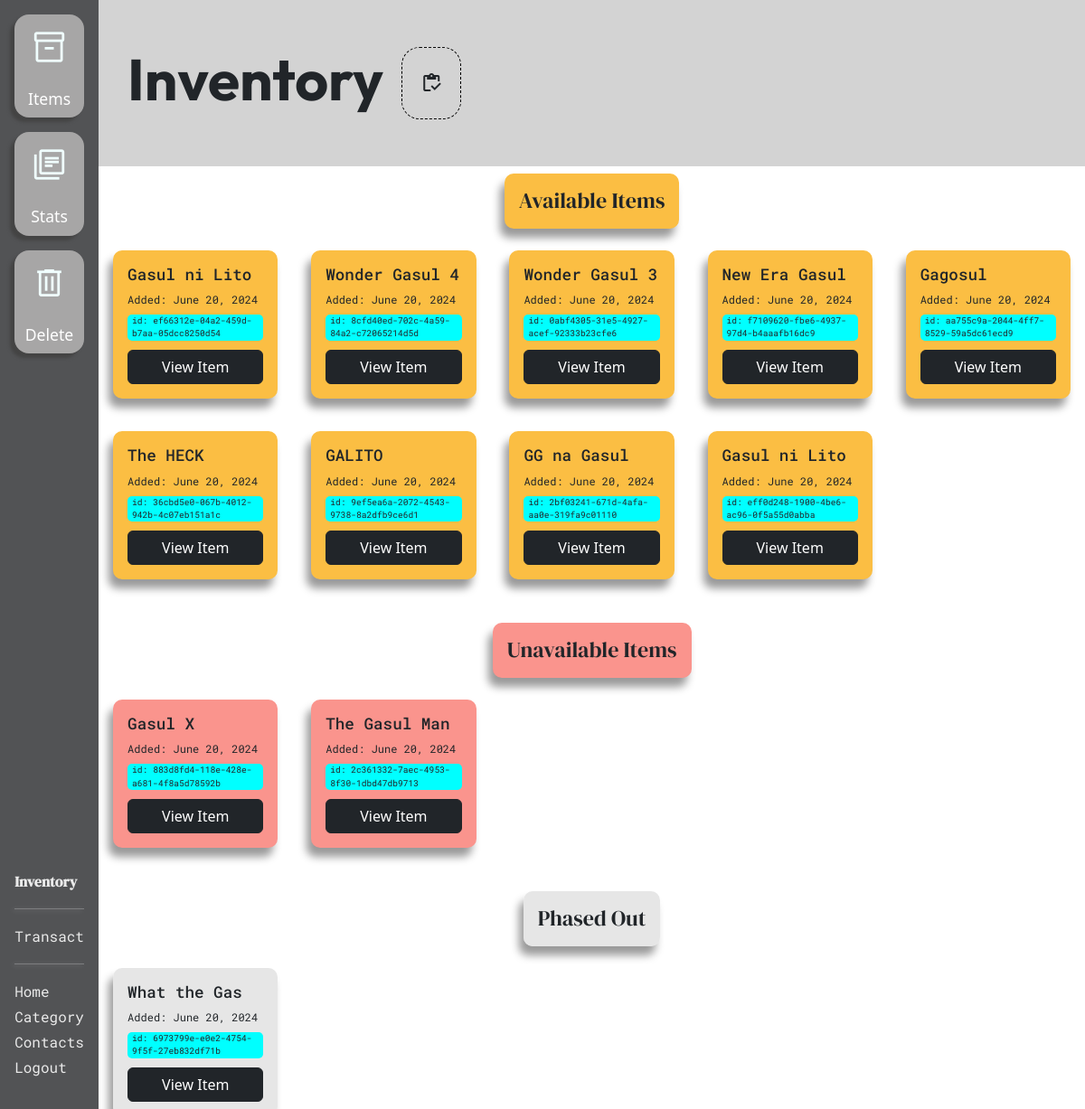
The page /inventory/dashboard on the database its author committed.
### home/models.py (models this page shows, shortened)
class Stock(models.Model):
    id = models.UUIDField(primary_key=True, default=uuid.uuid4, editable=False)
    stock_name = models.CharField(max_length=255, default=random_string(["Gasul X","Wonder Gasul","Awesome Gasul","Gasul na Cool","Oh my Gas","Gas Gas Gas!"]))
    product = models.ForeignKey(Product, related_name="stocks", on_delete=models.SET_NULL, null=True)
    location = models.CharField(max_length=255)
    supplier = models.ForeignKey(Supplier, on_delete=models.SET_NULL, null=True)
    date_received = models.DateField(default=timezone.now, editable=True,help_text="YYYY-MM-DD")
    date_last_ordered = models.DateField(null=True, blank=True, help_text="YYYY-MM-DD")
    status = models.CharField(max_length=50, choices=[('available', 'Available'), ('not_available','Not Available'), ('phased_out', 'Phased Out')])
    expiry_date = models.DateField(null=True, blank=True, help_text="YYYY-MM-DD (Expiry defaults with product category expiry)")
    is_sold = models.BooleanField(default=False)
    sold_date = models.DateField(null=True, blank=True, default=None)

### inventory/views.py (the view)
# urls.py: path('inventory/dashboard', ivw.inventory_dashboard, name='inventory-dashboard'),
def inventory_dashboard(request):
    var = {}
    var['inventory'] = Stock.objects.all()
    var['inventory_count'] = Stock.objects.count()
    itemCount_categorized = {}
    formID = request.GET.get('success', 'default')
    for cats in Category.objects.all():
        itemCount_categorized[cats.category] = 0
    for x in var['inventory']:
        str_x = str(x.product.category)
        itemCount_categorized[str_x] += 1
    var['item_count'] = dict(sorted(itemCount_categorized.items(), key=lambda item: item[1], reverse=True))
    return render(request, 'blocks/dashboard_components.html',var)

### home/models.py (called while the page is built)
    def __str__(self):
        return self.category

    def __str__(self):
        return self.product_name

    def __str__(self):
        return self.name

### inventory/templates/blocks/dashboard_components.html (shortened to what this page needs)
{% extends "inventory/inventory_dashboard_home.html"%}
{% block db_body %}
    <div class="dashboard_body">
        <div class="dashboard_sidebar">
            <ul>
                <li data-tab-target="tabs-stats">
                    <div id="sb-stats" class="icon_container">
                    <p><span class="material-symbols-outlined">inventory_2</span></p>
                    <label>Items</label>
                    </div>
                 </li>
                <li data-tab-target="tabs-item">
                    <div id="sb-items" class="icon_container">
                        <p><span class="material-symbols-outlined">
                            </span></p>
                        <label>Stats</label>
                    </div>
                </li>
                <li data-tab-target="tabs-item">
                    <a href="{% url 'remove-stock-items' %}" style="text-decoration: none; color: black;">
                        <div class="icon_container">
                            <p><span class="material-symbols-outlined">delete</span></p>
                            <label>Delete</label>
                        </div>
                    </a>
                </li>
            </ul>
            <div class="lower_tab_items">
                <p>Inventory</p>
                <hr style="color: white; box-shadow: -2px 1px 5px white;">
                <a href="{% url 'transactions-dashboard' %}">Transact</a>
                <hr style="color: white; box-shadow: -2px 1px 5px white;">
                <a href="{% url 'mngr-home' %}">Home</a>
                <a href="{% url 'mngr-products' %}">Category</a>
                <a href="#">Contacts</a>
                <a href="#">Logout</a>
            </div>
        </div>
        <div class="dashboard_ui">
            <div class="tx_header">
                <h1>Inventory</h1>
                <div>
                    <span class="material-symbols-outlined">
                    </span>
                </div>
            </div>
            <div id="tabs-stats" data-tab-content class="active">
                <div class="tabs_view_wrapper">
                    {% include "chunks/enumerate_inventory.html" %}
                </div>
            </div>
        </div>
    </div>
{% endblock %}

### inventory/templates/chunks/enumerate_inventory.html (shortened to what this page needs)
{% if inventory_count == 0 %}
    <div class="empty_body">
        <h1>There's nothing here!</h1>
        <lottie-player src="https://lottie.host/03724ec4-5a16-49a8-9ed0-49f806bf4f1f/dhPoiWl7UD.json" background="transparent" speed="1" style="width: 600px; height: 600px" direction="1" mode="normal" loop autoplay></lottie-player>
        <p>No inventory information was found. Try to add new items in the inventory.<br>
        Click the button below to add new inventory entries.</p>
        <a href="{% url 'mngr-forms' %}?formID=stocks">
            <div class="button_plus">
                <span class="material-symbols-outlined">
                    add_box
                </span>
                <p>Add Entry</p>
            </div>
        </a>
    </div>
{% elif inventory_count != 0 %}
    <div class="item_wrapper">
        <div class="header_wrapper stock_available">
            <h1>Available Items</h1>
        </div>
        <div class="grid_wrap">
        {% for item in inventory %}
            {% if item.status == 'available' %}
                <div class="inventory_container stock_available">
                    <h1>{{ item.stock_name }}</h1>
                    <p class="below">Added: {{ item.date_received }}</p>
                    <span class="below">id: {{ item.id }}</span>
                    <button type="button" class="btn btn-dark large-screen-button" data-bs-toggle="modal" data-bs-target="#{{ item.id }}">
                        View Item
                    </button>
                </div>
            {% endif %}
        {% endfor %}
        </div>
    </div>
    <br>
    <div class="item_wrapper">
        <div class="header_wrapper stock_not_available">
            <h1>Unavailable Items</h1>
        </div>
        <div class="grid_wrap">
        {% for item in inventory %}
            {% if item.status == 'not_available' %}
                <div class="inventory_container stock_not_available">
                    <h1>{{ item.stock_name }}</h1>
                    <p class="below">Added: {{ item.date_received }}</p>
                    <span class="below">id: {{ item.id }}</span>
                    <button type="button" class="btn btn-dark large-screen-button" data-bs-toggle="modal" data-bs-target="#{{ item.id }}">
                        View Item
                    </button>
                </div>
            {% endif %}
        {% endfor %}
        </div>
    </div>
    <br>
    <div class="item_wrapper">
        <div class="header_wrapper stock_phased_out">
            <h1>Phased Out</h1>
        </div>
        <div class="grid_wrap">
        {% for item in inventory %}
            {% if item.status == 'phased_out' %}
                <div class="inventory_container stock_phased_out">
                    <h1>{{ item.stock_name }}</h1>
                    <p class="below date">Added: {{ item.date_received }}</p>
                    <span class="below">id: {{ item.id }}</span>
                    <button type="button" class="btn btn-dark large-screen-button" data-bs-toggle="modal" data-bs-target="#{{ item.id }}">
                        View Item
                    </button>
                </div>
            {% endif %}
        {% endfor %}
        </div>
    </div>
{% endif %}

### home/static/css/navbar.css (style rules this page uses)
:root { --global-font-style-navbar-menu: "Roboto Mono"; --global-font-style-navbar-title: "DM Serif Display"; --global-font-style-navbar-section-title: "Outfit"; }

### home/static/css/home.css (style rules this page uses)
body { background-color: rgb(255, 255, 255); margin: 0; padding: 0; overscroll-behavior: none; }

### inventory/static/css/inventory_dashboard.css (style rules this page uses)
:root { --global-font-style-navbar-menu: "Roboto Mono"; --global-font-style-navbar-title: "DM Serif Display"; --global-font-style-navbar-section-title: "Outfit"; }
body { overflow: hidden; }
[data-tab-content] { display: none; }
.active[data-tab-content] { display: block; }
.dashboard_body { width: 100%; height: auto; position: relative; background-color: rgb(255, 255, 255); display: flex; flex-direction: row; }
.dashboard_sidebar { display: flex; flex-direction: column; justify-content: flex-start; align-items: center; width: 10dvw; height: 100dvh; background-color: #525355; }
.dashboard_sidebar > ul { box-sizing: border-box; width: 100%; }
.lower_tab_items { display: flex; margin-top: auto; margin-bottom: 2rem; flex-direction: column; align-items: left; justify-content: center; padding: 0; }
.lower_tab_items > a { text-decoration: none; font-family: var(--global-font-style-navbar-menu); font-size: clamp(0.5rem, 2.5vw, 1rem) ; color: rgb(234, 234, 234); margin: 2px 0; }
.lower_tab_items > p { text-decoration: none; font-size: clamp(0.5rem, 2.5vw, 1rem) ; font-family: var(--global-font-style-navbar-title); font-weight: 900; color: rgb(234, 234, 234); margin: 2px 0; }
.icon_container { display: flex; align-items: center; justify-content: center; flex-direction: column; width: inherit; background-color: rgb(167, 166, 166); border-radius: 1rem; margin: 1rem; box-shadow: -5px 5px 3.5px rgb(68, 68, 68); transition: all 0.5s ease; }
.icon_container > p { margin: 0; padding: 0; }
.icon_container > p > span { font-size: clamp(2rem, 2.5rem, 4rem); color: azure; margin: 1rem; padding: 0; }
.icon_container > label { font-size: clamp(0.5rem, 3.5vw, 1.1rem); color: white; margin: 0.5rem; text-align: center; }
ul { list-style-type: none; justify-content: center; align-items: center; padding: 0; flex-wrap: 1; }
ul > li { display: block; margin: 10px 0; align-items: center; justify-content: center; }
.dashboard_ui { display: flex; flex-direction: column; margin: 0; overflow: auto; height: 100dvh; width: 100%; }
.inventory_container { display: flex; flex-direction: column; border-radius: 10px; box-shadow: -5px 10px 10px rgba(0, 0, 0, 0.399); padding: 1rem; margin: 1rem; }
.stock_available { background-color: rgb(251, 190, 67); }
.stock_not_available { background-color: rgb(250, 148, 141); }
.stock_phased_out { background-color: rgba(217, 217, 217, 0.661); }
.inventory_container > h1 { font-family: var(--global-font-style-navbar-menu); font-size: calc(0.5rem + .8dvw); white-space: nowrap; }
.inventory_container > p { font-family: var(--global-font-style-navbar-menu); font-size: calc(0.3rem + 0.6dvw); margin: 0; white-space: nowrap; }
.inventory_container > span { font-family: var(--global-font-style-navbar-menu); background-color: aqua; border-radius: 5px; margin: 0.5rem 0 0 0; padding: 0 5px; font-size: 0.6rem; text-overflow: ellipsis; overflow: hidden; display: -webkit-box; -webkit-line-clamp: 2; -webkit-box-orient: vertical; }
.tabs_view_wrapper { display: block; flex-direction: column; justify-content: flex-start; align-items: left; }
.item_wrapper { display: flex; flex-direction: column; align-items: center; }
.header_wrapper { display: block; margin: 0.5rem; border-radius: 10px; box-shadow: -5px 10px 10px rgba(0, 0, 0, 0.399); }
.header_wrapper > h1 { margin: 1rem; font-family: var(--global-font-style-navbar-title); text-align: center; font-size: 1.5rem; }
span.below { margin-bottom: 10px; white-space:2; }
.grid_wrap { display: grid; grid-template-columns: repeat(5, 1fr); grid-template-rows: auto; gap: 0.3rem; }
button { font-size: 0.5rem; }
.large-screen-button { display: inline-block; }
.tx_header { display: flex; width: 100%; height: calc(100dvh - 80dvh); flex-direction: row; align-items: center; justify-content: flex-start; background-color: rgb(211, 211, 211); padding: 2rem; }
.tx_header > * { font-family: var(--global-font-style-navbar-section-title); font-weight: bolder; font-size: 4rem; }
.tx_header > div { height: 5rem; margin: 20px 20px; background-color: rgb(211, 211, 211); display: flex; flex-direction: column; justify-content: center; align-items: center; border: 1px dashed black; border-radius: 20px; }
.tx_header > div > * { margin: 0 20px; }

### rows shown on the page
Stock: stock_name "Gasul ni Lito", date_received "June 20, 2024", id "ef66312e-04a2-459d-b7aa-05dcc8250d54"
Stock: stock_name "Wonder Gasul 4", date_received "June 20, 2024", id "8cfd40ed-702c-4a59-84a2-c72065214d5d"
Stock: stock_name "Wonder Gasul 3", date_received "June 20, 2024", id "0abf4305-31e5-4927-acef-92333b23cfe6"
Stock: stock_name "New Era Gasul", date_received "June 20, 2024", id "f7109620-fbe6-4937-97d4-b4aaafb16dc9"
Stock: stock_name "Gagosul", date_received "June 20, 2024", id "aa755c9a-2044-4ff7-8529-59a5dc61ecd9"
Stock: stock_name "The HECK", date_received "June 20, 2024", id "36cbd5e0-067b-4012-942b-4c07eb151a1c"
Stock: stock_name "GALITO", date_received "June 20, 2024", id "9ef5ea6a-2072-4543-9738-8a2dfb9ce6d1"
Stock: stock_name "GG na Gasul", date_received "June 20, 2024", id "2bf03241-671d-4afa-aa0e-319fa9c01110"
Stock: stock_name "Gasul ni Lito", date_received "June 20, 2024", id "eff0d248-1900-4be6-ac96-0f5a55d0abba"
Stock: stock_name "Gasul X", date_received "June 20, 2024", id "883d8fd4-118e-428e-a681-4f8a5d78592b"
Stock: stock_name "The Gasul Man", date_received "June 20, 2024", id "2c361332-7aec-4953-8f30-1dbd47db9713"
Stock: stock_name "What the Gas", date_received "June 20, 2024", id "6973799e-e0e2-4754-9f5f-27eb832df71b"
